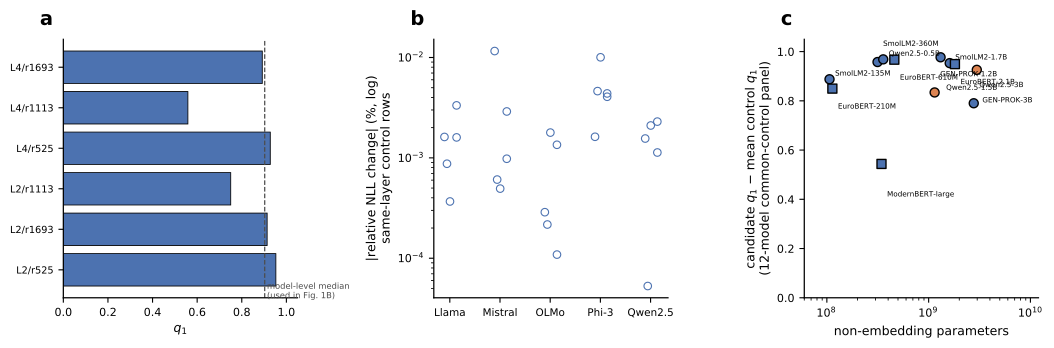

Write Python code to recreate this figure.
#!/usr/bin/env python3
"""
Supplement S1 -- full structural / control-row detail behind Figures 1 and 2.

  a. Phi-3's 6 individual published rows' exact q1 (Fig 1 only shows the model-level
     median) -- shows the within-model spread that the aggregate hides.
  b. All 5 decoders' same-layer control-row causal effects (relative %NLL change),
     the individual points behind Figure 2A's "control median" dotted line.
  c. Local spectral exceptionalness (candidate q1 minus mean same-layer-control q1)
     against non-embedding parameter count, 12-model common-control panel. Round-3:
     demoted here from the main Fig. 1 (formerly panel D) -- Fig. 1B already tests q1
     against scale/architecture on the full 23-model panel and Fig. 1C's top-norm
     comparison is the stronger structural result, so this panel was mostly redundant
     with B while adding its own one-off term ("local spectral exceptionalness"). Not
     deleted, only moved: same data, same script logic as the old panel D.

Source: results/e7_phi3_spectral.json, results/e10_decoder_concentration.json,
        experiments/figures/source_data/fig1_structural_panel_bcd.csv (written by
        experiments/figures/fig1_structural.py).
Output: figures/supplement/fig_s1_structural_detail.{png,pdf}
"""
from __future__ import annotations

import csv
import json
import sys
from pathlib import Path

import numpy as np
import matplotlib.pyplot as plt

HERE = Path(__file__).resolve().parent
FIGURES = HERE.parent
PAPER_SALVAGE = FIGURES.parent
REPO_ROOT = PAPER_SALVAGE.parent
RESULTS = REPO_ROOT / "results"
sys.path.insert(0, str(REPO_ROOT / "scripts" / "analysis"))
sys.path.insert(0, str(FIGURES))
from _figstyle import apply_style, panel_label  # noqa: E402
from _paper_encoding import DOMAIN_COLOR, ARCH_MARKER  # noqa: E402

ARCH = {m: 'decoder' for m in ['Qwen2.5-0.5B', 'Qwen2.5-1.5B', 'Qwen2.5-3B', 'SmolLM2-135M',
        'SmolLM2-360M', 'SmolLM2-1.7B', 'GENERator-PROK-1.2B', 'GENERator-PROK-3B']}
ARCH.update({m: 'encoder' for m in ['EuroBERT-210M', 'EuroBERT-610M', 'EuroBERT-2.1B', 'ModernBERT-large']})

DECODERS = ["llama", "mistral", "olmo", "phi3", "qwen25"]
DECODER_LABEL = {"llama": "Llama", "mistral": "Mistral", "olmo": "OLMo",
                  "phi3": "Phi-3", "qwen25": "Qwen2.5"}


def main():
    apply_style()
    phi3 = json.loads((RESULTS / "e7_phi3_spectral.json").read_text())
    conc = json.loads((RESULTS / "e10_decoder_concentration.json").read_text())

    fig, (ax_a, ax_b, ax_c) = plt.subplots(1, 3, figsize=(10.6, 3.6))

    # --- Panel a: Phi-3 per-row q1 ---------------------------------------------------
    rows = phi3["rows"]
    labels = [f"L{r['layer']}/r{r['row']}" for r in rows]
    q1s = [r["q1"] for r in rows]
    y = np.arange(len(rows))
    ax_a.barh(y, q1s, color=DOMAIN_COLOR["text"], edgecolor="black", linewidth=0.6)
    ax_a.axvline(phi3["model_level"]["q1_median"], color="0.3", ls="--", lw=0.9)
    ax_a.text(phi3["model_level"]["q1_median"] + 0.01, -0.7, "model-level median\n(used in Fig. 1B)",
              fontsize=6, color="0.3")
    ax_a.set_yticks(y); ax_a.set_yticklabels(labels, fontsize=7)
    ax_a.set_xlabel(r"$q_1$")
    ax_a.set_xlim(0, 1.05)
    panel_label(ax_a, "a")

    # --- Panel b: decoder control-row causal effects ----------------------------------
    xpos = 0
    xticks, xticklabels = [], []
    for m in DECODERS:
        model = conc["models"][m]
        pcts = [abs(c["relative_pct_change"]) for c in model["controls"]]
        jitter = np.random.default_rng(1).uniform(-0.15, 0.15, size=len(pcts))
        ax_b.scatter(np.full(len(pcts), xpos) + jitter, pcts, facecolors="none",
                     edgecolor=DOMAIN_COLOR["text"], s=30, linewidths=0.8, zorder=2)
        xticks.append(xpos); xticklabels.append(DECODER_LABEL[m])
        xpos += 1
    ax_b.set_yscale("log")
    ax_b.set_xticks(xticks); ax_b.set_xticklabels(xticklabels, rotation=0, fontsize=7.5)
    ax_b.set_ylabel("|relative NLL change| (%, log)\nsame-layer control rows")
    panel_label(ax_b, "b")

    # --- Panel c: local spectral exceptionalness vs. scale (formerly main Fig. 1D) ----
    bcd_path = FIGURES / "source_data" / "fig1_structural_panel_bcd.csv"
    bcd_rows = list(csv.DictReader(bcd_path.open()))
    bcd_rows.sort(key=lambda r: float(r["non_embedding_params"]))
    offsets = [(4, 4), (4, -13), (4, 13), (4, -22)]
    for i, r in enumerate(bcd_rows):
        model, params, gap = r["model"], float(r["non_embedding_params"]), float(r["candidate_control_gap"])
        arch, dom = ARCH.get(model, r["architecture"]), r["domain"]
        ax_c.scatter(params, gap, s=42, marker=ARCH_MARKER[arch], color=DOMAIN_COLOR[dom], edgecolor="black", zorder=3)
        ax_c.annotate(model.replace("GENERator-", "GEN-"), (params, gap), xytext=offsets[i % len(offsets)],
                      textcoords="offset points", fontsize=5.2, ha="left", va="center")
    ax_c.set_xscale("log")
    ax_c.set_xlabel("non-embedding parameters")
    ax_c.set_ylabel(r"candidate $q_1$ $-$ mean control $q_1$" + "\n(12-model common-control panel)")
    ax_c.set_xlim(6e7, 1.2e10)
    ax_c.set_ylim(0, 1.05)
    panel_label(ax_c, "c")

    fig.tight_layout()
    out = HERE / "fig_s1_structural_detail"
    fig.savefig(f"{out}.png"); fig.savefig(f"{out}.pdf")

    src_out = FIGURES / "source_data" / "fig_s1_structural_detail.json"
    src_out.write_text(json.dumps(dict(phi3_rows=phi3, decoder_controls={
        m: conc["models"][m]["controls"] for m in DECODERS},
        panel_c_note="see fig1_structural_panel_bcd.csv for panel c's raw data"), indent=1))
    print(f"saved -> {out}.png / .pdf, {src_out}")


if __name__ == "__main__":
    main()
